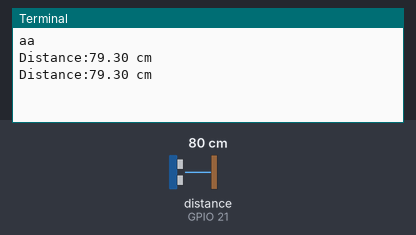
This program was run on a simulated Raspberry Pi (BCM pin numbers). On the bench: the last lines printed to the terminal. Inputs (shaded band) come from the test bench; at power-on: distance to the obstacle (sensor on GPIO 21) 80 cm. The echo pulse lasts 58.3 µs per cm; the clock reads 2024-03-15 10:24:30 at power-on unless the program sets it.

Above: at 3.2 s.
3.3 s: distance to the obstacle (sensor on GPIO 21) set to 2 cm
At 4.6 s:
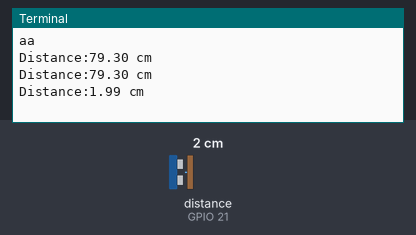
4.8 s: distance to the obstacle (sensor on GPIO 21) set to 4 cm
At 5.8 s:
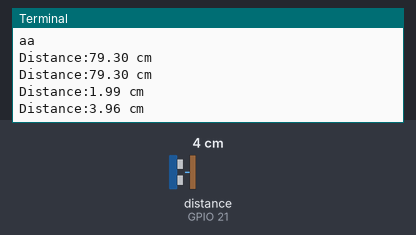
Timing chart, 0 to 7.8 s (numbered marks = the images above; inputs shaded):
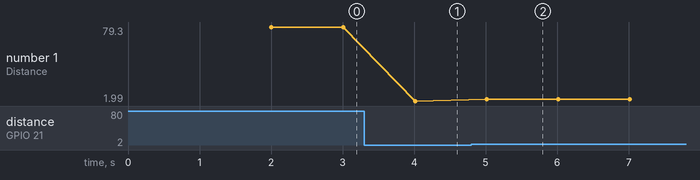

Measured:
- after the input at 3.3 s, the terminal: prints a new line after 0.71 s (image 1)
- after the input at 4.8 s, the terminal: prints a new line after 0.21 s (image 2)
- plotted number 1: 79.3 → 1.99 after the input at 3.3 s, 1.99 → 3.96 after the input at 4.8 s

The program:

ultraconic-1.py
```python
import time
from RPi import GPIO

#GPIO.setwarnings(False)
Trig_Pin=20
Echo_Pin=21
GPIO.setmode(GPIO.BCM)
#GPIO.cleanup()
GPIO.setup(Trig_Pin,GPIO.OUT,initial=GPIO.LOW)
GPIO.setup(Echo_Pin,GPIO.IN)
time.sleep(2)

def get_distance():
    GPIO.output(Trig_Pin,GPIO.HIGH)
    time.sleep(0.000100)
    GPIO.output(Trig_Pin,GPIO.LOW)
    while not GPIO.input(Echo_Pin):
        pass
    t1=time.time()
    while GPIO.input(Echo_Pin):
        pass
    t2=time.time()
    return (t2-t1)*340*100/2

if __name__=="__main__":
    print('aa')
    try:
        while True:
            print('Distance:%0.2f cm' % get_distance())
            time.sleep(1)
    except KeyboardInterrupt:
        print('bye')
    finally:
        GPIO.cleanup()
```
